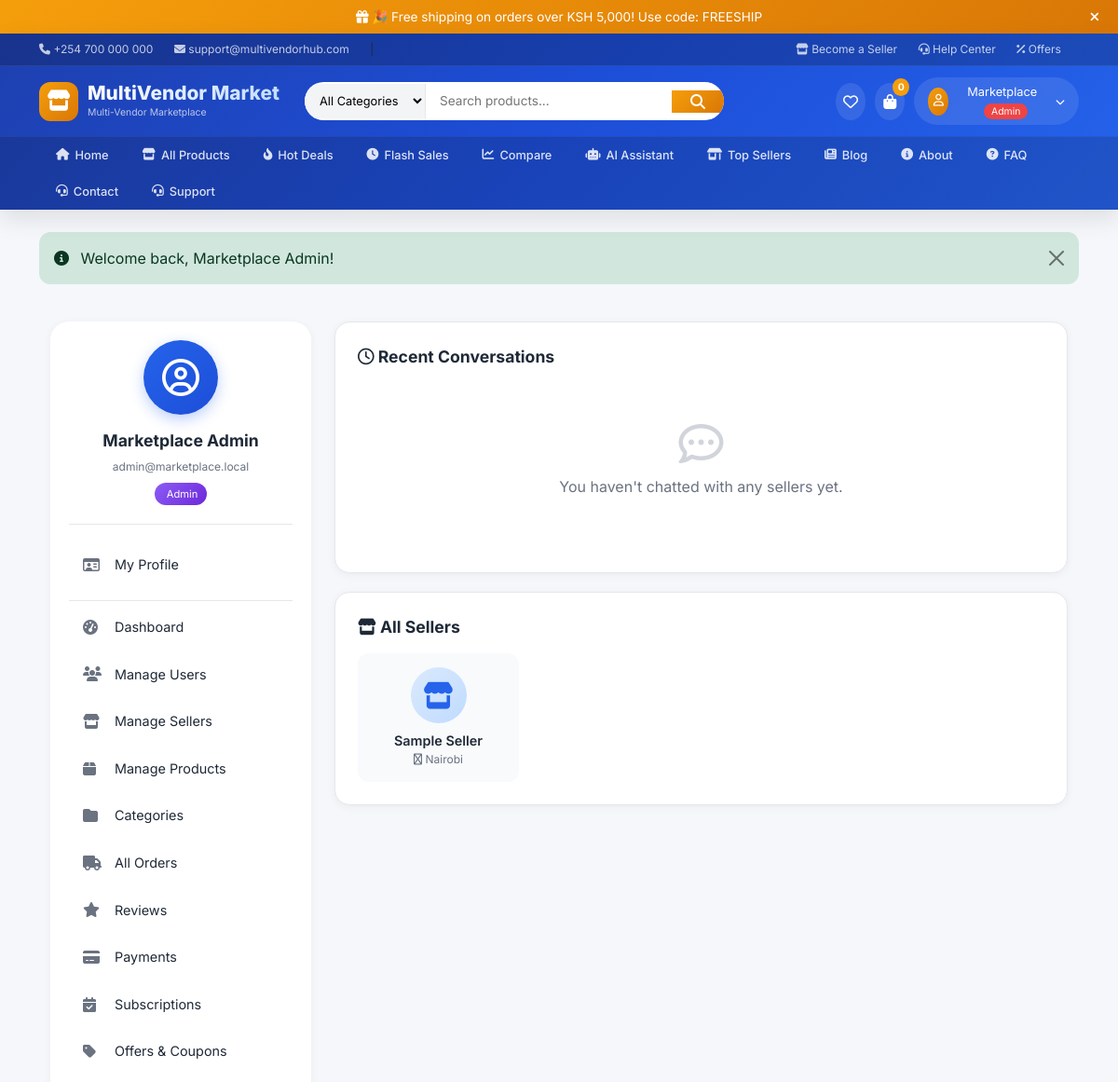
Page /chat.php (signed in, upper part) on the earlier database version.
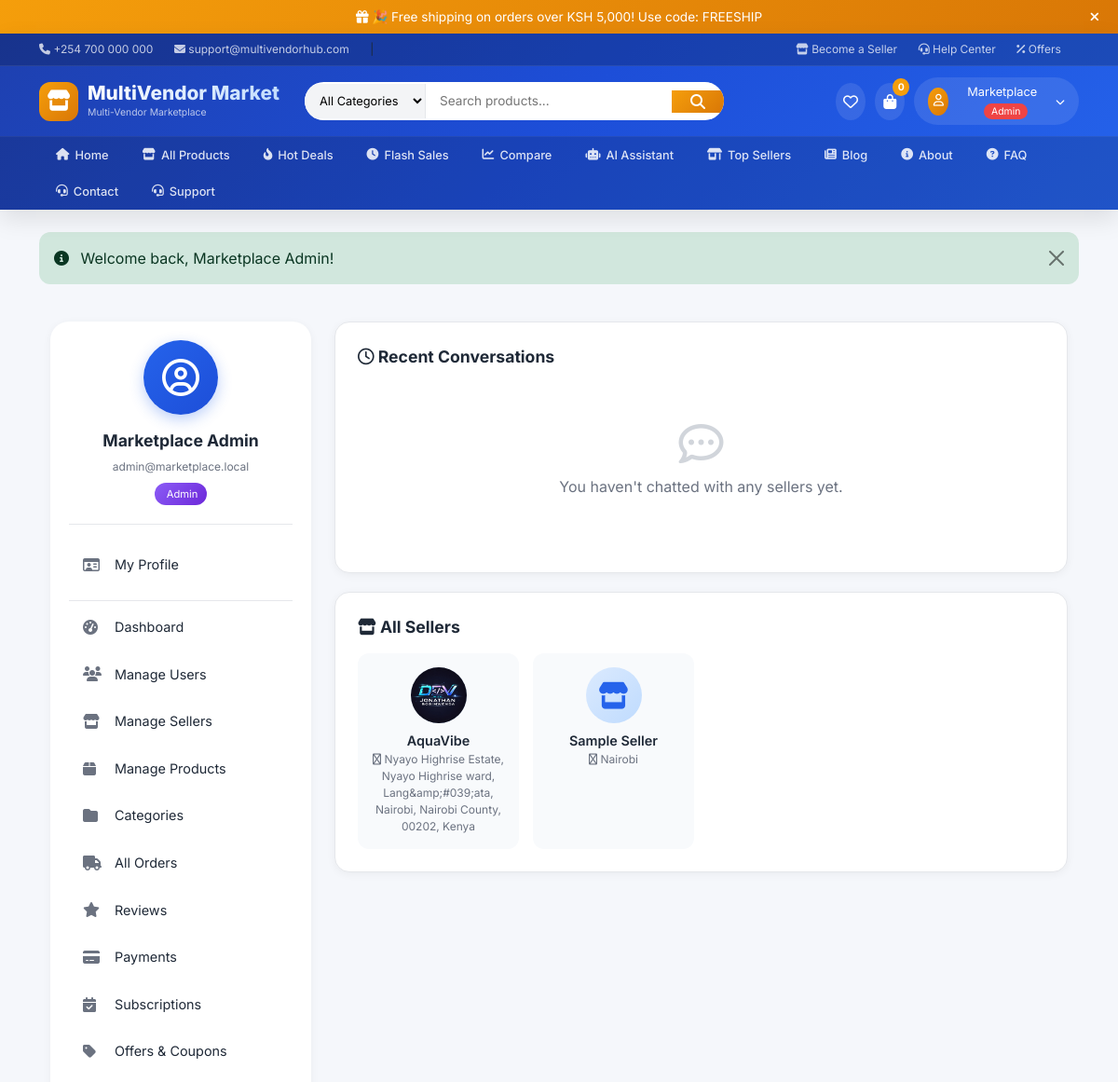
Same page on the later database version.
### tables this page shows
CREATE TABLE `sellers` (
  `id` int(11) NOT NULL,
  `user_id` int(11) NOT NULL,
  `shop_name` varchar(150) NOT NULL,
  `shop_logo` varchar(255) DEFAULT NULL,
  `phone` varchar(60) NOT NULL,
  `business_id` varchar(100) NOT NULL,
  `id_image` varchar(255) DEFAULT NULL,
  `description` text DEFAULT NULL,
  `location` varchar(255) DEFAULT NULL,
  `status` enum('pending','verified','rejected') NOT NULL DEFAULT 'pending',
  `subscription_status` enum('active','expired','none') NOT NULL DEFAULT 'none',
  `subscription_expires` date DEFAULT NULL,
  `created_at` datetime NOT NULL
);

### includes/functions.php (called while the page is built, shortened)
<?php
function sanitize($value) {
    return htmlspecialchars(trim($value), ENT_QUOTES, 'UTF-8');
}
?>

### chat.php (the view, shortened to what the changed rows need)
<?php
require_once 'includes/header.php';
$seller_id = intval($_GET['seller'] ?? 0);
if ($seller_id == 0) {
    $all_sellers_sql = "SELECT s.id, s.shop_name, s.shop_logo, s.location
                        FROM sellers s
                        WHERE s.status = 'verified'
                        ORDER BY s.shop_name ASC";
    $all_sellers = $mysqli->query($all_sellers_sql);
    ?>
    <div class="container py-4">
        <div class="chat-wrapper">
            <div class="chat-content">
                <div class="chat-list-card">
                    <div class="seller-grid">
                        <?php if ($all_sellers && $all_sellers->num_rows > 0): ?>
                            <?php while ($seller = $all_sellers->fetch_assoc()): ?>
                                <a href="chat.php?seller=<?= $seller['id'] ?>" class="seller-grid-item">
                                    <div class="avatar">
                                        <?php if (!empty($seller['shop_logo']) && file_exists('uploads/sellers/' . $seller['shop_logo'])): ?>
                                            <img src="uploads/sellers/<?= $seller['shop_logo'] ?>" alt="<?= sanitize($seller['shop_name']) ?>">
                                        <?php else: ?>
                                            <i class="fa-solid fa-store"></i>
                                        <?php endif; ?>
                                    </div>
                                    <div class="name"><?= sanitize($seller['shop_name']) ?></div>
                                    <div class="location"><i class="fa-regular fa-location-dot"></i> <?= sanitize($seller['location'] ?? 'Online') ?></div>
                                </a>
                            <?php endwhile; ?>
                        <?php else: ?>
                            <div class="empty-state" style="grid-column:1/-1;">
                                <p>No sellers available.</p>
                            </div>
                        <?php endif; ?>
                    </div>
                </div>
            </div>
        </div>
    </div>
    <?php require_once 'includes/footer.php'; ?>
    <?php exit;
}
?>
<?php require_once 'includes/footer.php'; ?>

Differences in the rows shown:
added sellers: shop_logo (picture), shop_name "AquaVibe", location "Nyayo Highrise Estate, Nyayo Highrise ward, Lang&amp;#039;ata, Nairobi, Nairobi County, 00202, Kenya"
